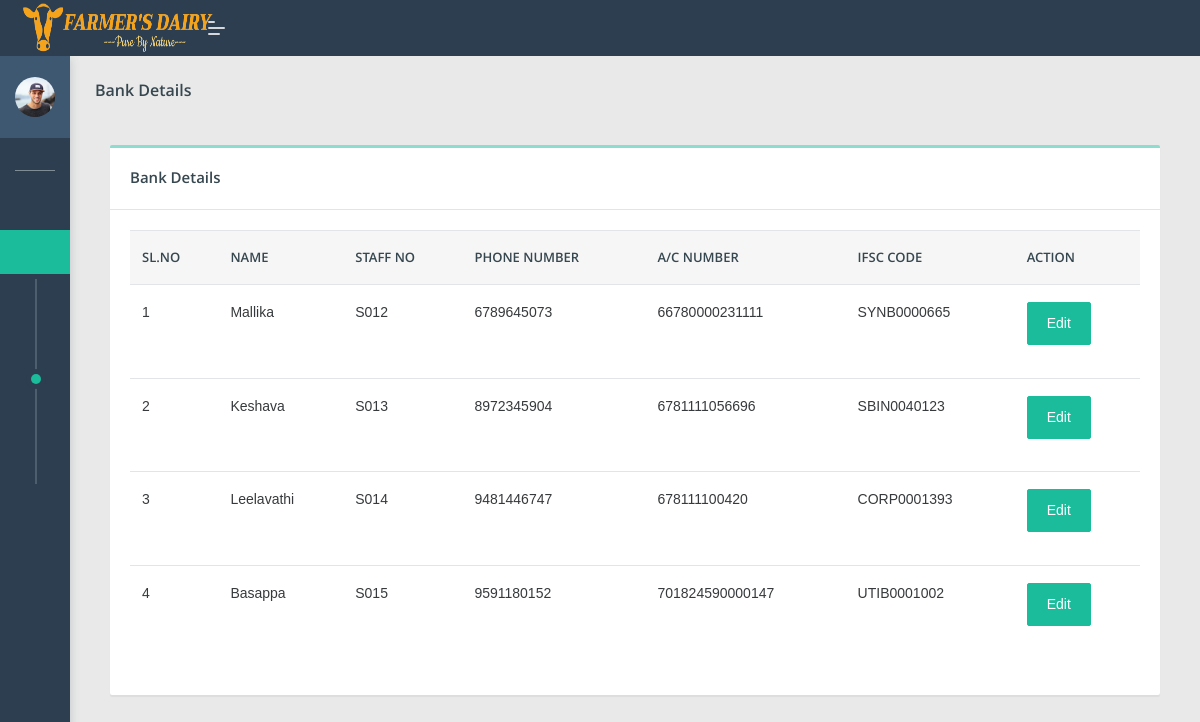
The page /dipo/viewbank.php (signed in) on the database its author committed.
### tables this page shows
CREATE TABLE `add_staff` (
  `s_id` int(100) NOT NULL,
  `fname` varchar(100) NOT NULL,
  `lname` varchar(100) NOT NULL,
  `staffno` varchar(100) NOT NULL,
  `email` varchar(100) NOT NULL,
  `password` varchar(100) NOT NULL,
  `phno` bigint(100) NOT NULL,
  `address` varchar(100) NOT NULL,
  `city` varchar(100) NOT NULL,
  `state` varchar(100) NOT NULL,
  `pin_code` varchar(100) NOT NULL,
  `acc_no` varchar(100) NOT NULL,
  `ifsc_code` varchar(100) NOT NULL,
  `bank` varchar(100) NOT NULL,
  `dippoid` varchar(100) NOT NULL
);

### dipo/viewbank.php (the view, shortened to what this page needs)
 <?php
if(isset($_SESSION['dippo']))
{
$dippo=$_SESSION['dippo'];
?>
 <!DOCTYPE html>
<html lang="en">
<head>
    <link rel="stylesheet" href="assets/css/style.css">
</head>
<body class="">
	<nav class="pcoded-navbar  ">
		<div class="navbar-wrapper  ">
			<div class="navbar-content scroll-div " >
					<div class="">
					<div class="main-menu-header">
						<img class="img-radius" src="assets/images/user/avatar-2.jpg" alt="User-Profile-Image">
						<div class="user-details">
						</div>
					</div>
				</div>
				<ul class="nav pcoded-inner-navbar ">
					<li class="nav-item pcoded-menu-caption">
					</li>
					<li class="nav-item">
					    <a href="main.php" class="nav-link "><span class="pcoded-micon"><i class="feather icon-home"></i></span><span class="pcoded-mtext">Dashboard</span></a>
					</li>
					<li class="nav-item pcoded-hasmenu">
					    <a href="#!" class="nav-link "><span class="pcoded-micon"><i class="feather icon-align-justify"></i></span><span class="pcoded-mtext">Staff Details</span></a>
					    <ul class="pcoded-submenu">
					    <li><a href="addstaff.php">Addstaff</a></li>
					<li><a href="viewstaff.php">Viewstaff</a></li>
					<li><a href="viewbank.php">Viewbank</a></li>
					<li> <a href="addsalary.php">AddSalary</a></li>
					<li><a href="viewsalary.php" >ViewSalary</a></li>
			          </ul>
					</li>
					<li class="nav-item pcoded-hasmenu">
					    <a href="#!" class="nav-link "><span class="pcoded-micon"><i class="feather icon-align-justify"></i></span><span class="pcoded-mtext">User Details</span></a>
					</li>
						<li class="nav-item pcoded-hasmenu">
					    <a href="#!" class="nav-link "><span class="pcoded-micon"><i class="feather icon-align-justify"></i></span><span class="pcoded-mtext">Milk Details</span></a>
					</li>
					<li class="nav-item pcoded-hasmenu">
					    <a href="#!" class="nav-link "><span class="pcoded-micon"><i class="feather icon-align-justify"></i></span><span class="pcoded-mtext">Facilities</span></a>
					</li>
                        <li class="nav-item">
					    <a href="viewfeedb.php" class="nav-link "><span class="pcoded-micon"><i class="feather icon-align-justify"></i></span><span class="pcoded-mtext">View feedback</span></a>
					</li>
				</ul>
			</div>
		</div>
	</nav>
	<header class="navbar pcoded-header navbar-expand-lg navbar-light header-dark">
				<div class="m-header">
					<a class="mobile-menu" id="mobile-collapse" href="#!"><span></span></a>
					<a href="#!" class="b-brand">
						<img src="assets/images/logo1.png" width="190px" height="50px" class="logo">
					</a>
				</div>
				<div class="collapse navbar-collapse">
					<ul class="navbar-nav mr-auto">
						<li class="nav-item">
							<a href="#!" class="pop-search"><i class="feather icon-search"></i></a>
						</li>
					</ul>
					<ul class="navbar-nav ml-auto">
						<li>
							<div class="dropdown drp-user">
								<a href="#" class="dropdown-toggle" data-toggle="dropdown">
									<i class="feather icon-user"></i>
								</a>
							</div>
						</li>
					</ul>
				</div>
	</header>
<section class="pcoded-main-container">
    <div class="pcoded-content">
       <div class="page-header">
            <div class="page-block">
                <div class="row align-items-center">
                    <div class="col-md-12">
                        <div class="page-header-title">
                            <h5 class="m-b-10">Bank Details</h5>
                        </div>
                    </div>
                </div>
            </div>
        </div>
            <div class="col-md-12">
                <div class="card">
                    <div class="card-header">
                        <h5>Bank Details</h5>
                    </div>
                    <div class="card-body table-border-style">
                        <div class="table-responsive">
                            <table class="table table-hover">
                                <thead>
                                    <tr>
									<th>Sl.no</th>
                                        <th>Name</th>
                                        <th>Staff No</th>
                                        <th>Phone Number</th>
										<th>A/C Number</th>
										<th>IFSC Code</th>
										<th>Action</th>
                                    </tr>
                                </thead>
                                <tbody>
								<?php
								include 'config.php';
								$sql1="select * from add_staff where dippoid='$dippo'";
								$result1=mysqli_query($con,$sql1);
								$num1=mysqli_num_rows($result1);
								$sI=0;
								if($num1>0)
								{
									while($row1=mysqli_fetch_array($result1))
									{
										$sI+=1;
										$id=$row1[0];
										$fname=$row1['fname'];
										$staffno=$row1['staffno'];
										$phno=$row1['phno'];
										$acc_no=$row1['acc_no'];
										$ifsc_code=$row1['ifsc_code'];
								?>
                                    <tr>
									<td><?php echo $sI; ?></td>
									<td><?php echo $fname; ?></td>
									<td><?php echo $staffno; ?></td>
									<td><?php echo $phno; ?></td>
									<td><?php echo $acc_no; ?></td>
									<td><?php echo $ifsc_code; ?></td>
									<td>
									<div class="form-row">
							 <div class="form-group col-md-2">
                            <a href="editbank.php?edid=<?php echo $id;?>" class="btn  btn-primary">Edit</a>
							</div>
							</div>
									</td>
                                       </tr>
									   <?php
									}
								}
								?>
                                </tbody>
                            </table>
                        </div>
                    </div>
                </div>
            </div>
        </div>
</section>
</body>
</html>
<?php
}
else
{
	echo "<script> location.href='../index.php'; </script>";
}
?>

### rows shown on the page
add_staff: fname "Mallika", staffno "S012", phno "6789645073", acc_no "66780000231111", ifsc_code "SYNB0000665"
add_staff: fname "Keshava", staffno "S013", phno "8972345904", acc_no "6781111056696", ifsc_code "SBIN0040123"
add_staff: fname "Leelavathi", staffno "S014", phno "9481446747", acc_no "678111100420", ifsc_code "CORP0001393"
add_staff: fname "Basappa", staffno "S015", phno "9591180152", acc_no "701824590000147", ifsc_code "UTIB0001002"
